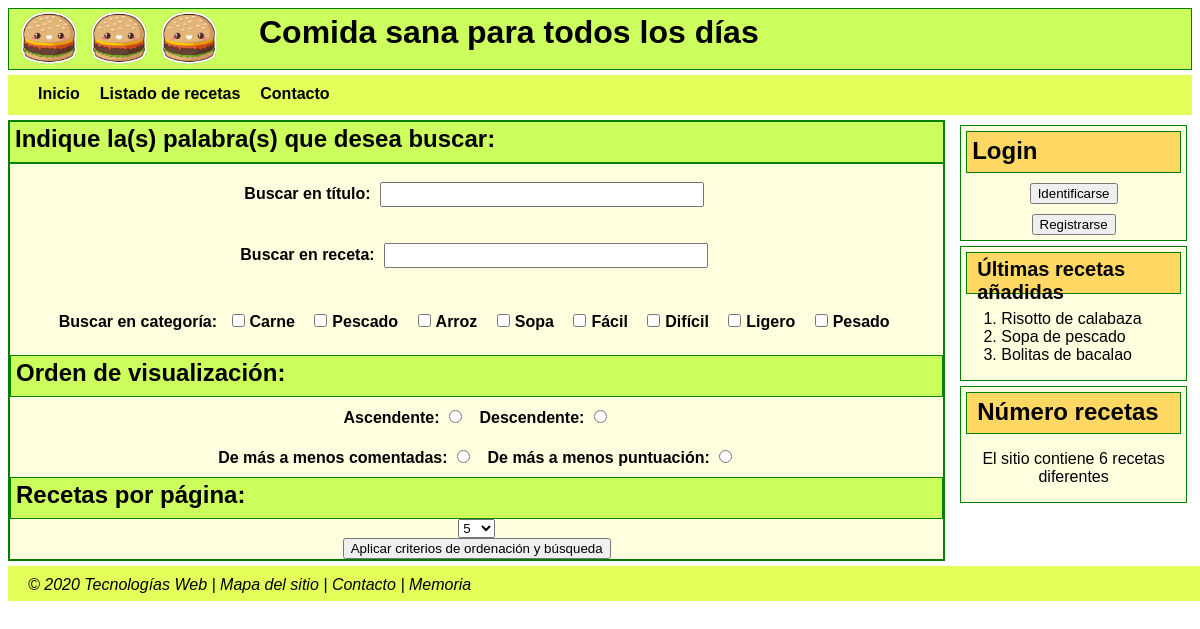
The page /busqueda.php on the database its author committed.
### tables this page shows
CREATE TABLE `recetas` (
  `titulo` varchar(100) NOT NULL,
  `autor` varchar(50) DEFAULT NULL,
  `categoria` varchar(50) DEFAULT NULL,
  `descripcion` text,
  `ingredientes` text,
  `preparacion` text,
  `imagen` mediumblob,
  `id` int(11) NOT NULL AUTO_INCREMENT,
  PRIMARY KEY (`id`)
);

### aside.php (the view, shortened to what this page needs)
<?php
include_once "creacionHTML.php";
include_once "login.php";
$ultima1 = "";
$ultima2 = "";
$ultima3 = "";
$numRecetas = 0;
echo <<< HTML
<aside>
HTML;
$db = mysqli_connect(DB_HOST, DB_USER, DB_PASSWORD, DB_DATABASE);
mysqli_set_charset($db, "utf8");
  if(isset($_SESSION['usuario']))
{
		$email_mod = $_SESSION['email'];
    $foto = base64_encode($_SESSION['foto']);
    echo <<< HTML
    <div class="formulario">
        <h2>{$_SESSION["nombre"]}</h2>
				<p>{$_SESSION["tipo"]}</p>
        <img width="150" height="150"/>
				<div class="user"><form action="gestion.php" method='POST'>
						<input type="hidden" name="email_modificar" value="{$email_mod}"/>
            <input type="hidden" name="usuario" value="modificarUsuario"/>
            <input type="submit" name="editarUsuario" value="Editar perfil"/>
        </form></div>
        <div class="user"><form action="index.php" method='POST'>
          <input type="hidden" name="logout" value="Logout"/>
          <input type="submit" name="Cerrar" value="Cerrar sesión"/>
        </form></div>
      </div>
HTML;
}
else if(isset($_POST['ident']))
  {
      switch ($_POST['ident']) {
          case 'identificarse':
              Loguearse();
              break;
      }
  }
else{
      Identificarse();
  }
$query = mysqli_query($db, "SELECT titulo FROM recetas ORDER BY id DESC");
if(!empty($query) && mysqli_num_rows($query)>0)
{
    while($ultima3 == "")
    {
        $data = mysqli_fetch_array($query);
        if($ultima1 == "")
            $ultima1 = $data['titulo'];
        elseif($ultima2 == "" && $data['titulo'] != $ultima1){
          if(mysqli_num_rows($query)>1){
            $ultima2 = $data['titulo'];
          }
          else {
            $ultima2 = "-";
          }
        }
        elseif($ultima3 == "" && $data['titulo'] != $ultima1 && $data['titulo'] != $ultima2)
        if(mysqli_num_rows($query)>2){
            $ultima3 = $data['titulo'];
        }
        else{
          $ultima3 = "-";
        }
    }
}
if($query)
{
  $numRecetas=mysqli_num_rows($query);
}
echo <<< HTML
  <div class="valoradas">
    <div class="titValoradas">
      <h2>Últimas recetas añadidas</h2>
    </div>
    <ol>
      <li>$ultima1</li>
      <li>$ultima2</li>
      <li>$ultima3</li>
    </ol>
  </div>
  <div class="numrecetas">
    <div class="titRecetas">
      <h2>Número recetas</h2>
    </div>
    <p>El sitio contiene $numRecetas recetas diferentes</p>
  </div>
</aside>
HTML;
?>

### style.css (style rules this page uses)
body { font-family: 'Source Sans Pro', sans-serif; }
header { color: black; border: 1px solid green; background-color: #CCFF5E; height: 60px; }
.burguer { float: left; margin: 0 0 0 0; padding-left: 10px; }
.titulo { float: left; margin: -16px 0 0 0; padding-left: 40px; }
.navegacion { background-color: #E4FF5A; height: 40px; margin: 5px 0 5px 0; }
.enlaces ul { color: black; list-style: none; margin: 0 0 0 0; }
.enlaces >ul >li { float: left; margin: 10px 30px 0 -40px; padding-left: 30px; }
.enlaces li a { color: black; text-align: left; text-decoration: none; font-weight: bold; }
aside { float: right; width: 20%; }
.valoradas { margin: 5px; color: black; border: 1px solid green; background: lightyellow; }
.titValoradas { font-size: smaller; color: black; height: 40px; padding-left: 10px; margin: 5px; border: 1px solid green; background: #FFD863; }
.titValoradas h2 { margin: 5px 0 0 0; text-align: left; }
.numrecetas { margin: 5px; color: black; border: 1px solid green; background: lightyellow; text-align: center; }
.titRecetas { color: black; height: 40px; padding-left: 10px; margin: 5px; border: 1px solid green; background: #FFD863; }
.titRecetas h2 { margin: 5px 0 0 0; text-align: left; }
footer { clear: both; float: left; bottom:0px; width: 100%; color: black; padding-left: 10px; background-color: #E4FF5A; height: 35px; margin-top: 5px; }
.texto { float: left; padding: 10px; }
footer a { color: black; font-style: italic; text-decoration: none; }

### style_adaptable.css (style rules this page uses)
body { font-family: 'Source Sans Pro', sans-serif; }
@media (min-width: 660px) { header { height: 60px; } }
@media (min-width: 660px) { .navegacion { height: 40px; } }
header { color: black; border: 1px solid green; background-color: #CCFF5E; }
.burguer { margin: 0 0 0 0; padding-left: 10px; }
.titulo { margin: -5px 0 0 0; padding-left: 10px; height: 50px; font-size: small; }
.navegacion { background-color: #E4FF5A; margin: 5px 0 5px 0; }
.enlaces ul { color: black; list-style: none; margin: 0 0 0 0; }
.enlaces >ul >li { float: left; margin: 10px 30px 0 -40px; padding-left: 30px; }
.enlaces li a { color: black; text-align: left; text-decoration: none; font-weight: bold; }
aside { float: left; width: 100%; }
.valoradas { margin: 5px; color: black; border: 1px solid green; background: lightyellow; }
.titValoradas { font-size: smaller; color: black; height: 40px; padding-left: 10px; margin: 5px; border: 1px solid green; background: #FFD863; }
.titValoradas h2 { margin: 5px 0 0 0; text-align: left; }
.numrecetas { margin: 5px; color: black; border: 1px solid green; background: lightyellow; text-align: left; padding-left: 10px; }
.titRecetas { color: black; height: 40px; padding-left: 10px; margin: 5px 5px 0 -5px; border: 1px solid green; background: #FFD863; }
.titRecetas h2 { margin: 5px 0 0 0; text-align: left; }
footer { clear: both; color: black; background-color: #E4FF5A; }
footer .texto { float: left; padding: 10px; }
footer a { color: black; font-style: italic; text-decoration: none; }

### rows shown on the page
recetas: titulo "Risotto de calabaza"
recetas: titulo "Sopa de pescado"
recetas: titulo "Bolitas de bacalao"

### other values the page prints
$numRecetas "6"
